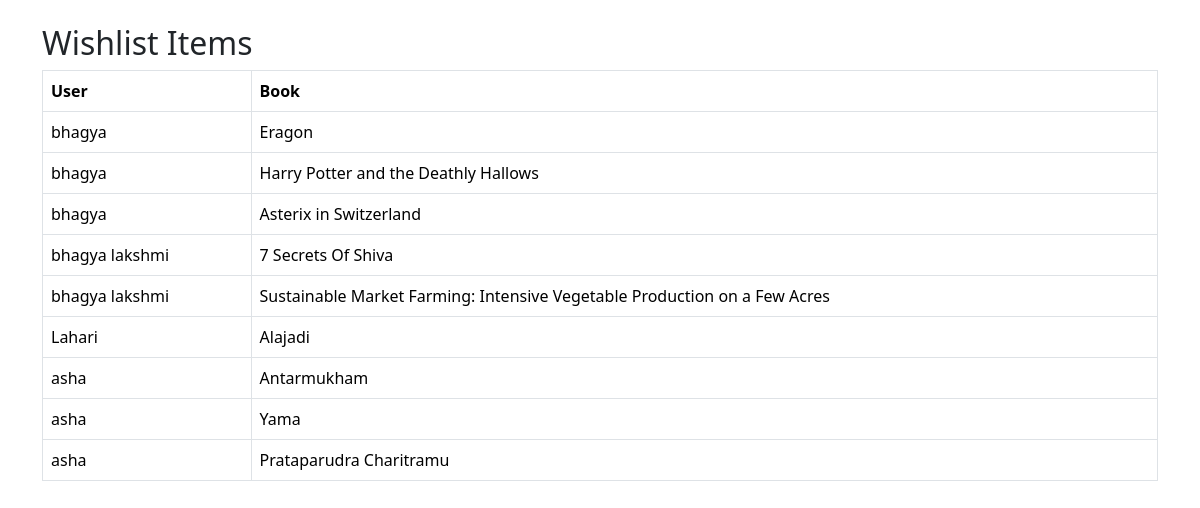
Screenshot of /admin_wishlist with the database file from the repository.
### tables this page shows
CREATE TABLE wishlist (
                id INTEGER PRIMARY KEY AUTOINCREMENT,
                username TEXT,
                book_title TEXT,
                author TEXT,
                image TEXT
            );

### app.py (the view)
@app.route("/admin_wishlist")
def admin_wishlist():
    with sqlite3.connect("users.db") as conn:
        c = conn.cursor()
        c.execute("SELECT username, book_title FROM wishlist")
        wishlist = c.fetchall()
    return render_template("admin_wishlist.html", wishlist=wishlist)

### app.py (called while the page is built)
@app.context_processor
def inject_user():
    return dict(current_user=session.get("user"))

### templates/admin_wishlist.html (shortened to what this page needs)
<!DOCTYPE html>
<html>
<head>
<link href="https://cdn.jsdelivr.net/npm/bootstrap@5.3.2/dist/css/bootstrap.min.css" rel="stylesheet">
</head>
<body>
<div class="container mt-4">
<h2>Wishlist Items</h2>
<table class="table table-bordered">
<tr>
<th>User</th>
<th>Book</th>
</tr>
{% for w in wishlist %}
<tr>
<td>{{ w[0] }}</td>
<td>{{ w[1] }}</td>
</tr>
{% endfor %}
</table>
</div>
</body>
</html>

### rows the page displays
wishlist: username "bhagya", book_title "Eragon"
wishlist: username "bhagya", book_title "Harry Potter and the Deathly Hallows"
wishlist: username "bhagya", book_title "Asterix in Switzerland"
wishlist: username "bhagya lakshmi", book_title "7 Secrets Of Shiva"
wishlist: username "bhagya lakshmi", book_title "Sustainable Market Farming: Intensive Vegetable Production on a Few Acres"
wishlist: username "Lahari", book_title "Alajadi"
wishlist: username "asha", book_title "Antarmukham"
wishlist: username "asha", book_title "Yama"
wishlist: username "asha", book_title "Prataparudra Charitramu"
